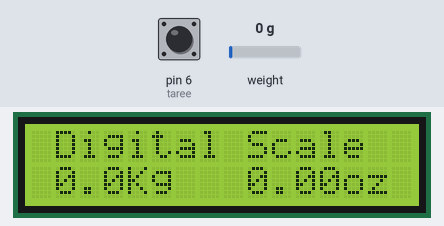
A sketch run on a simulated Arduino Uno, built with avr-gcc and run on an emulated ATmega328P. Parts: 16×2 character LCD. Inputs (shaded band) come from the test bench; at power-on: pin 6 (taree) HIGH, weight on the scale 0 g. What the sketch prints to the serial monitor is not drawn.

Above: at 5.6 s.
5.7 s: pin 6 (taree) pulled LOW for 0.15 s
At 6.7 s:
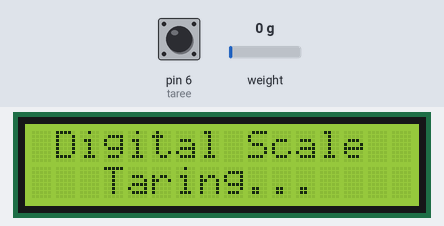
8.6 s: weight on the scale set to 1250 g
At 9.4 s:
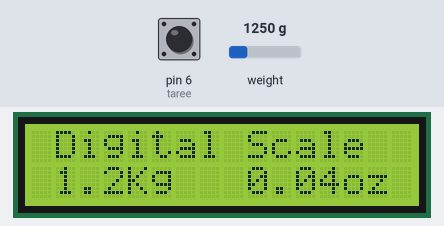
10.1 s: weight on the scale set to 2500 g
At 10.6 s:
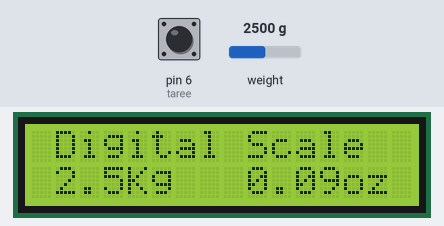
11.7 s: weight on the scale set to 3750 g
At 12.9 s:
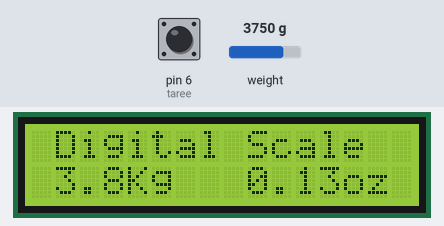
13.2 s: pin 6 (taree) pulled LOW for 3.2 s
At 13.7 s:
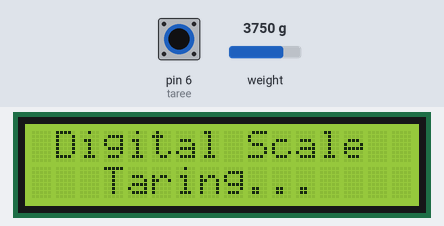
Timing chart, 0 to 16.2 s (numbered marks = the images above; inputs shaded):
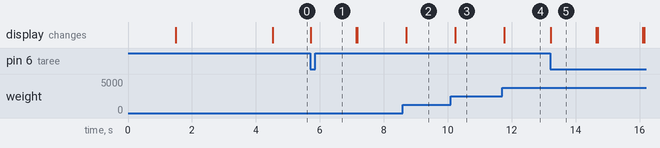

Measured:
- after the input at 5.7 s, the display: changes at once (image 1)
- after the input at 8.6 s, the display: changes after 0.10 s (image 2)
- after the input at 10.1 s, the display: changes after 0.13 s (image 3)
- after the input at 11.7 s, the display: changes after 0.07 s (image 4)
- after the input at 13.2 s, the display: changes at once (image 5)
- what the display in image 5 shows lasts 1.4 s, from 13.2 s to 14.6 s

The sketch:

Uart_lcd_loadcell.ino
```cpp
//Arduino Digital Weight Scale HX711 Load Cell Module
#include <HX711_ADC.h> // https://github.com/olkal/HX711_ADC
#include <Wire.h>
#include <LiquidCrystal_I2C.h> // LiquidCrystal_I2C library
HX711_ADC LoadCell(4, 5); // dt pin, sck pin
LiquidCrystal_I2C lcd(0x27, 16, 2); // LCD HEX address 0x27
int taree = 6;
int a = 0;
float b = 0;
int bytesSent = 0;

///*Test ổn định đọc
const int numReadings = 10;  // Số lần đọc để tính trung bình
const float stabilityThreshold = 0.05;  // Ngưỡng ổn định giữa các giá trị đọc

float readings[numReadings];     // Mảng lưu trữ giá trị đọc
int currentIndex = 0;          // Chỉ số hiện tại trong mảng readings

///

int readWeight() {
  // Đọc giá trị từ load cell
  float weightTemp = LoadCell.getData();

  // Chèn giá trị đọc mới vào mảng readings
  readings[currentIndex] = weightTemp;

  // Tăng chỉ số hiện tại, quay trở lại 0 nếu vượt quá kích thước mảng
  currentIndex++;
  if (currentIndex >= numReadings) {
    currentIndex = 0;
  }

  // Tính trung bình của các giá trị đọc
  float average = 0;
  for (int i = 0; i < numReadings; i++) {
    average += readings[i];
  }
  average /= numReadings;
//  Serial.println("Gia tri trung binh la: ");
//  Serial.println(average); ///*/
  return average;
}

bool isStable(float weight) {
  // Kiểm tra xem giá trị đọc đã ổn định hay chưa
  for (int i = 0; i < numReadings; i++) {
    if (abs(weight - readings[i]) > stabilityThreshold) {
//      Serial.println("false"); ///*/
      return false;
    }
  }
//  Serial.println("true"); ///*
  return true;
}


///*

///

void sendData(float weight) {
  while (bytesSent == 0) {
    String strWeight = String(weight);
//    Serial.println("Can nang la: ");
    bytesSent = Serial.println(strWeight);
//    Serial.println(bytesSent);
  }
}


void setup() {
  ////
  // Mở cổng Serial thông qua USB
  Serial.begin(9600);
  ////
  pinMode (taree, INPUT_PULLUP);
  LoadCell.begin(); // start connection to HX711
  LoadCell.start(1000); // load cells gets 1000ms of time to stabilize

  /////////////////////////////////////
  LoadCell.setCalFactor(125000); // Calibarate your LOAD CELL with 100g weight, and change the value according to readings
  /////////////////////////////////////

  lcd.init(); // begins connection to the LCD module
  lcd.backlight(); // turns on the backlight
  lcd.setCursor(1, 0); // set cursor to first row
  lcd.print("Digital Scale "); // print out to LCD
  lcd.setCursor(0, 1); // set cursor to first row
  lcd.print(" 5KG MAX LOAD "); // print out to LCD
  delay(3000);
  lcd.clear();
}
void loop() {
  lcd.setCursor(1, 0); // set cursor to first row
  lcd.print("Digital Scale "); // print out to LCD
  LoadCell.update(); // retrieves data from the load cell
  float i = LoadCell.getData(); // get output value
  if (i < 0)
  {
    i = i * (-1);
    lcd.setCursor(0, 1);
    lcd.print("-");
    lcd.setCursor(8, 1);
    lcd.print("-");
  }
  else
  {
    lcd.setCursor(0, 1);
    lcd.print(" ");
    lcd.setCursor(8, 1);
    lcd.print(" ");
  }

  lcd.setCursor(1, 1); // set cursor to secon row
  lcd.print(i, 1); // print out the retrieved value to the second row
  lcd.print("Kg ");
  float z = i / 28.3495;
  lcd.setCursor(9, 1);
  lcd.print(z, 2);
  lcd.print("oz ");

  if (i >= 5000)
  {
    i = 0;
    lcd.setCursor(0, 0); // set cursor to secon row
    lcd.print("  Over Loaded   ");
    delay(200);
  }
  if (digitalRead (taree) == LOW)
  {
    lcd.setCursor(0, 1); // set cursor to secon row
    lcd.print("   Taring...    ");
    LoadCell.start(1000);
    lcd.setCursor(0, 1);
    lcd.print("                ");
  }

  ///*
//  float weight = readWeight();
  float weight = LoadCell.getData();
  readWeight();
  // Kiểm tra tính ổn định của giá trị đọc
  if (isStable(weight)) {
    if(weight > 0.1){
      bytesSent = 0;
      sendData(weight);
    }
  }
  ///*


//  if (i > 0.1)
//  {
//    if (i == LoadCell.getData())
//    {
//      bytesSent = 0;
//      sendData(i);
//    }
//  }
}
```
